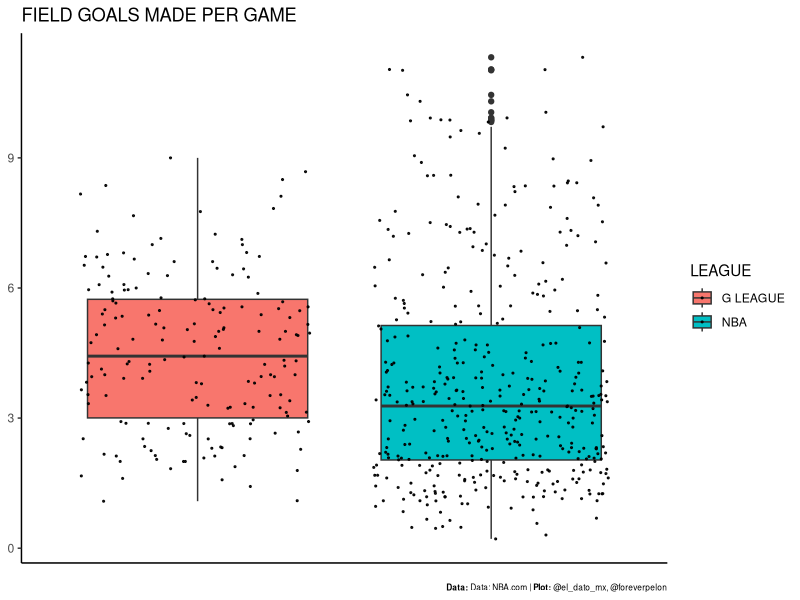
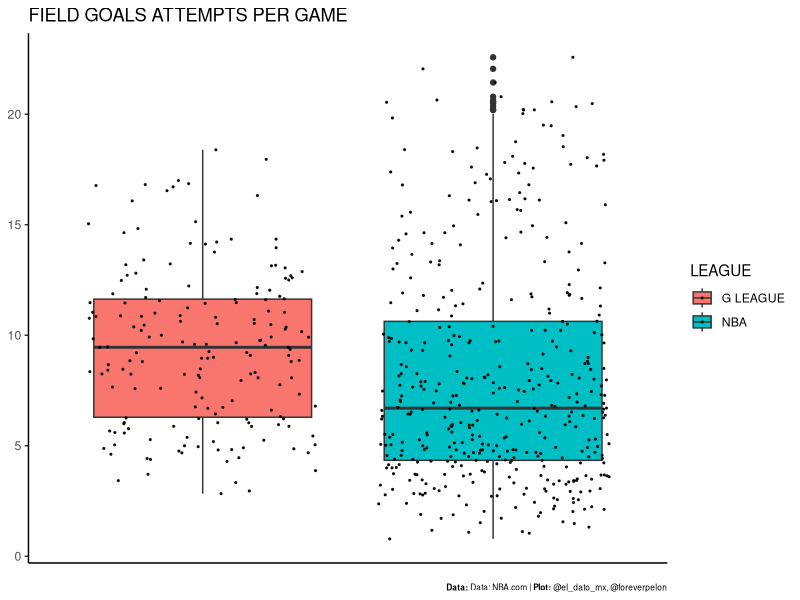
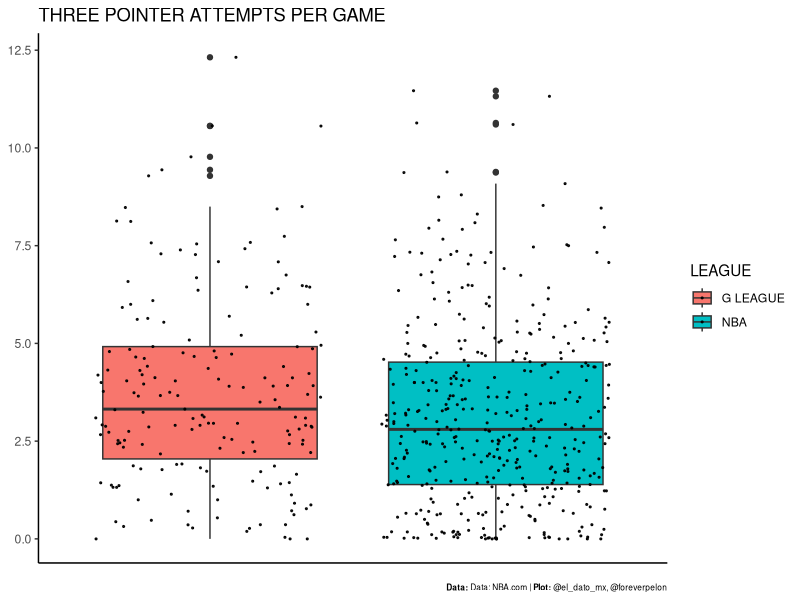
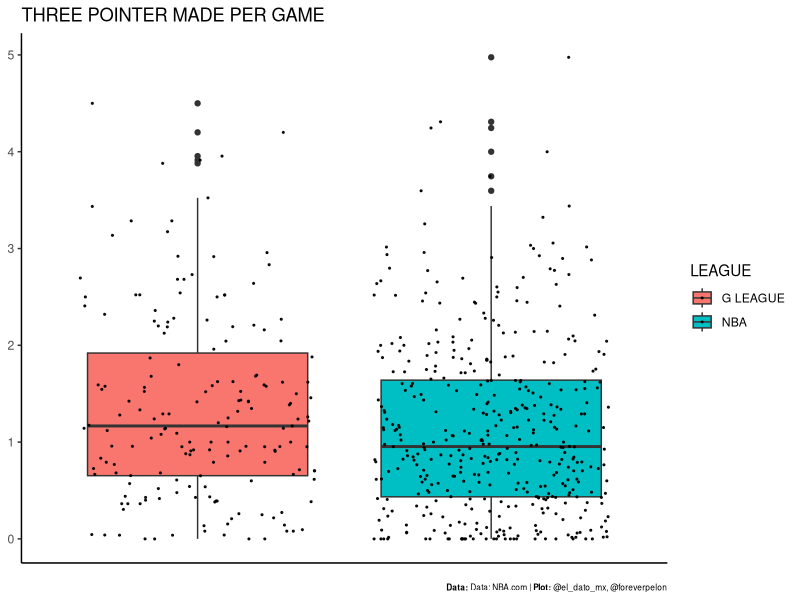
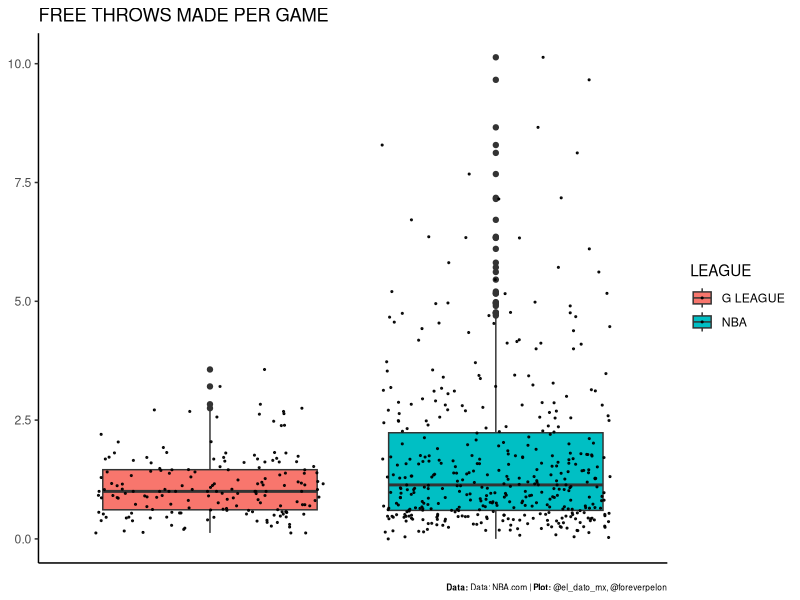
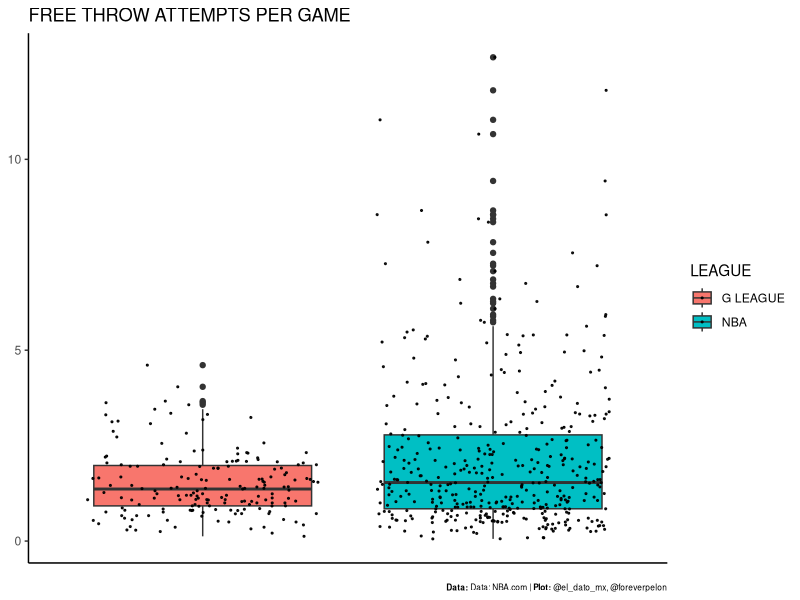
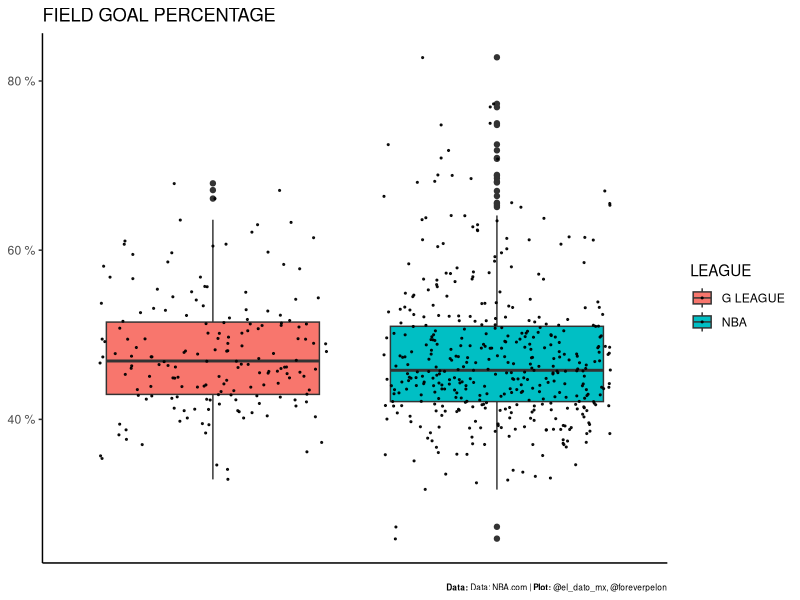
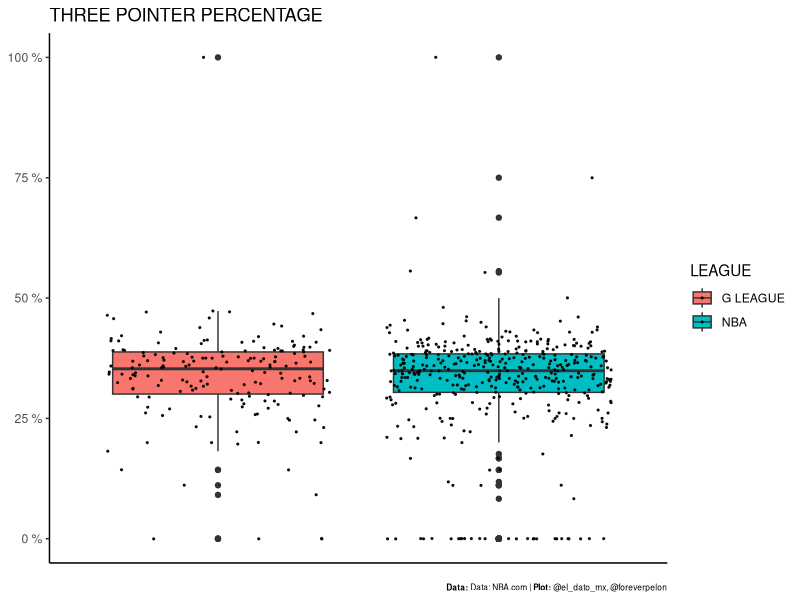

Generate these figures, in order, with R:
library(dplyr)
library(ggplot2)
library(patchwork)
library(ggthemes)
library(ggtext)

gleague <- read.csv('data/gleagueleaders.csv')
nba <- read.csv('data/nbaleaders.csv')

#capitanes <- subset(capitanes, TEAM=="MXC")
#arrange(desc(FG_PCT))

gleague_fg <- subset(gleague, select = c("PLAYER", "TEAM", "GP", "FGM", "FGA", "FG_PCT", "FG3M", "FG3A", "FG3_PCT", "FTM", "FTA", "FT_PCT"))
gleague_fg <- subset(gleague_fg, GP > 20)

nba_fg <- subset(nba, select = c("PLAYER", "TEAM", "GP", "FGM", "FGA", "FG_PCT", "FG3M", "FG3A", "FG3_PCT", "FTM", "FTA", "FT_PCT"))
nba_fg <- subset(nba_fg, GP > 20)


nba_fg <- nba_fg %>% 
  mutate(FGA_PGM = FGA/GP) %>% 
  mutate(FGM_PGM = FGM/GP) %>% 
  mutate(FG3A_PGM = FG3A/GP) %>%
  mutate(FG3M_PGM = FG3M/GP) %>%
  mutate(FTA_PGM = FTA/GP) %>%
  mutate(FTM_PGM = FTM/GP) %>%
  mutate(LEAGUE = "NBA") %>%
  arrange(desc(FGA_PGM))

gleague_fg <- gleague_fg %>% 
  mutate(FGA_PGM = FGA/GP) %>% 
  mutate(FGM_PGM = FGM/GP) %>% 
  mutate(FG3A_PGM = FG3A/GP) %>%
  mutate(FG3M_PGM = FG3M/GP) %>%
  mutate(FTA_PGM = FTA/GP) %>%
  mutate(FTM_PGM = FTM/GP) %>%
  mutate(LEAGUE = "G LEAGUE") %>%
  arrange(desc(FGA_PGM))

both_leagues_fg <- rbind(gleague_fg,nba_fg)

fgmpg <- ggplot(both_leagues_fg, aes(x=LEAGUE, y=FGM_PGM, fill = LEAGUE)) + 
  geom_boxplot() +
  geom_jitter(color="black", size=0.4, alpha=0.9) + 
  labs(
    title = "FIELD GOALS MADE PER GAME",
    caption = "<br>**Data:** Data: NBA.com | **Plot:** @el_dato_mx, @foreverpelon",
    x = NULL,
    y = NULL
  ) +
  theme_classic() +
  theme(
    plot.caption = element_markdown(size = 6),
    axis.text.x = element_blank(),
    axis.ticks.x = element_blank()
  )

fgapg <- ggplot(both_leagues_fg, aes(x=LEAGUE, y=FGA_PGM, fill = LEAGUE)) + 
  geom_boxplot() +
  geom_jitter(color="black", size=0.4, alpha=0.9) + 
  labs(
    title = "FIELD GOALS ATTEMPTS PER GAME",
    caption = "<br>**Data:** Data: NBA.com | **Plot:** @el_dato_mx, @foreverpelon",
    x = NULL,
    y = NULL
  ) +
  theme_classic() +
  theme(
    plot.caption = element_markdown(size = 6),
    axis.text.x = element_blank(),
    axis.ticks.x = element_blank()
  )

fgtmpg <- ggplot(both_leagues_fg, aes(x=LEAGUE, y=FG3M_PGM, fill = LEAGUE)) + 
  geom_boxplot() +
  geom_jitter(color="black", size=0.4, alpha=0.9) + 
  labs(
    title = "THREE POINTER MADE PER GAME",
    caption = "<br>**Data:** Data: NBA.com | **Plot:** @el_dato_mx, @foreverpelon",
    x = NULL,
    y = NULL
  ) +
  theme_classic() +
  theme(
    plot.caption = element_markdown(size = 6),
    axis.text.x = element_blank(),
    axis.ticks.x = element_blank()
  )

fgtapg <- ggplot(both_leagues_fg, aes(x=LEAGUE, y=FG3A_PGM, fill = LEAGUE)) + 
  geom_boxplot() +
  geom_jitter(color="black", size=0.4, alpha=0.9) + 
  labs(
    title = "THREE POINTER ATTEMPTS PER GAME",
    caption = "<br>**Data:** Data: NBA.com | **Plot:** @el_dato_mx, @foreverpelon",
    x = NULL,
    y = NULL
  ) +
  theme_classic() +
  theme(
    plot.caption = element_markdown(size = 6),
    axis.text.x = element_blank(),
    axis.ticks.x = element_blank()
  )

ftmpg <- ggplot(both_leagues_fg, aes(x=LEAGUE, y=FTM_PGM, fill = LEAGUE)) + 
  geom_boxplot() +
  geom_jitter(color="black", size=0.4, alpha=0.9) + 
  labs(
    title = "FREE THROWS MADE PER GAME",
    caption = "<br>**Data:** Data: NBA.com | **Plot:** @el_dato_mx, @foreverpelon",
    x = NULL,
    y = NULL
  ) +
  theme_classic() +
  theme(
    plot.caption = element_markdown(size = 6),
    axis.text.x = element_blank(),
    axis.ticks.x = element_blank()
  )

ftapg <- ggplot(both_leagues_fg, aes(x=LEAGUE, y=FTA_PGM, fill = LEAGUE)) + 
  geom_boxplot() +
  geom_jitter(color="black", size=0.4, alpha=0.9) + 
  labs(
    title = "FREE THROW ATTEMPTS PER GAME",
    caption = "<br>**Data:** Data: NBA.com | **Plot:** @el_dato_mx, @foreverpelon",
    x = NULL,
    y = NULL
  ) +
  theme_classic() +
  theme(
    plot.caption = element_markdown(size = 6),
    axis.text.x = element_blank(),
    axis.ticks.x = element_blank()
  )

fgpct <- ggplot(both_leagues_fg, aes(x=LEAGUE, y=FG_PCT, fill = LEAGUE)) + 
  geom_boxplot() +
  geom_jitter(color="black", size=0.4, alpha=0.9) +
  labs(
    title = "FIELD GOAL PERCENTAGE",
    caption = "<br>**Data:** Data: NBA.com | **Plot:** @el_dato_mx, @foreverpelon",
    x = NULL,
    y = NULL
  ) +
  scale_y_continuous(label = function(x) {return(paste(x*100, "%"))}) +
  theme_classic() +
  theme(
    plot.caption = element_markdown(size = 6),
    axis.text.x = element_blank(),
    axis.ticks.x = element_blank()
  )
fgtpct <- ggplot(both_leagues_fg, aes(x=LEAGUE, y=FG3_PCT, fill = LEAGUE)) + 
  geom_boxplot() +
  geom_jitter(color="black", size=0.4, alpha=0.9) + 
  labs(
    title = "THREE POINTER PERCENTAGE",
    caption = "<br>**Data:** Data: NBA.com | **Plot:** @el_dato_mx, @foreverpelon",
    x = NULL,
    y = NULL
  ) +
  scale_y_continuous(label = function(x) {return(paste(x*100, "%"))}) +
  theme_classic() +
  theme(
    plot.caption = element_markdown(size = 6),
    axis.text.x = element_blank(),
    axis.ticks.x = element_blank()
  )
ftpct <- ggplot(both_leagues_fg, aes(x=LEAGUE, y=FT_PCT, fill = LEAGUE)) + 
  geom_boxplot() +
  geom_jitter(color="black", size=0.4, alpha=0.9) + 
  labs(
    title = "FREE THROW PERCENTAGE",
    caption = "<br>**Data:** Data: NBA.com | **Plot:** @el_dato_mx, @foreverpelon",
    x = NULL,
    y = NULL
  ) +
  scale_y_continuous(label = function(x) {return(paste(x*100, "%"))}) +
  theme_classic() +
  theme(
    plot.caption = element_markdown(size = 6),
    axis.text.x = element_blank(),
    axis.ticks.x = element_blank()
  )


fgmpg
fgapg
fgtapg
fgtmpg
ftmpg
ftapg

fgpct
fgtpct
ftpct

(fgmpg + fgapg) / (fgtmpg + fgtapg) / (ftmpg + ftapg)

(fgpct + fgtpct + ftpct)
